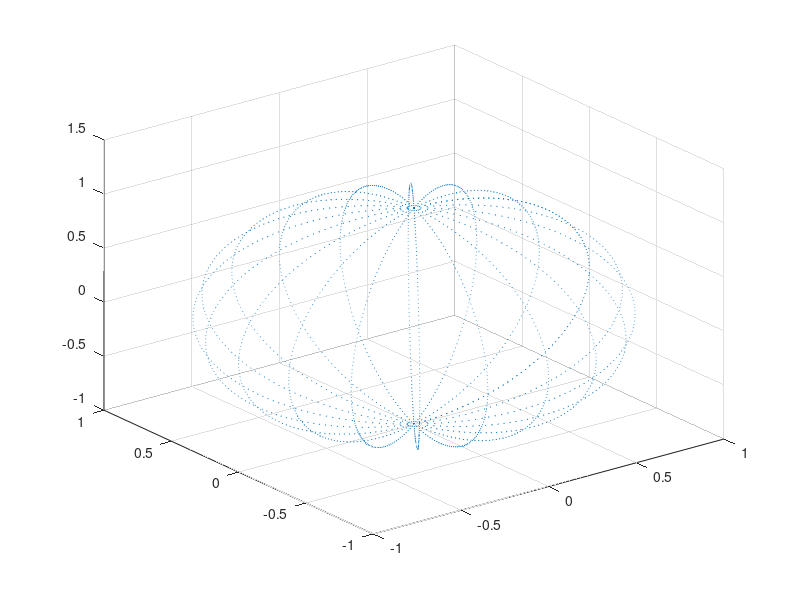

MATLAB code to generate this figure:
function dipole_static()
permittivity = 8.85418782e-12; % m-3 kg-1 s4 A2
p = 1; % dipole moment

rRange = 0.1:0.01:1;
thetaRange = 0:0.01*pi:pi;
phiRange = 0:0.1*pi:2*pi;
[r, theta, phi] = GenerateAllCombinations(rRange,thetaRange,phiRange);

Er = 2 * p .* cos(theta) ./ (4*pi*permittivity * r.^3);
Et = p .* sin(theta) ./ (4*pi*permittivity * r.^3);

Ex = ( Er .* sin(theta) - Et .* cos(theta) ) .* cos(phi);
Ey = ( Er .* sin(theta) - Et .* cos(theta) ) .* sin(phi);
Ez = ( Er .* cos(theta) + Et .* sin(theta) );

x = sin(theta) .* cos(phi);
y = sin(theta) .* sin(phi);
z = cos(theta);

quiver3(x,y,z,Ex,Ey,Ez);

end

function [r, theta, phi] = GenerateAllCombinations(rRange,thetaRange,phiRange)
    [ thetaMeshTemp, rMeshTemp ] = meshgrid(thetaRange, rRange);
    [ phiMesh, thetaMesh ] = meshgrid(phiRange, thetaMeshTemp(:));
    [ ~, rMesh ] = meshgrid(phiRange, rMeshTemp(:));
    theta = thetaMesh(:);
    phi = phiMesh(:);
    r = rMesh(:);
end
